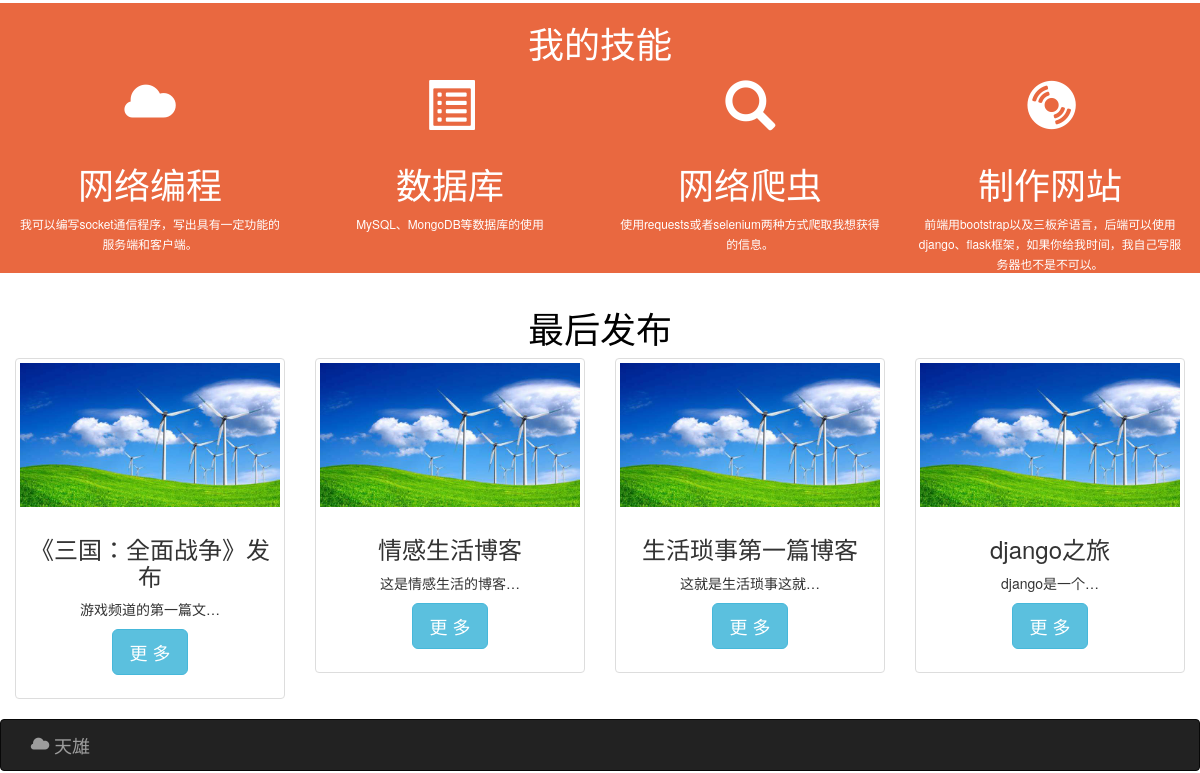
The app's page / (lower part), older data.
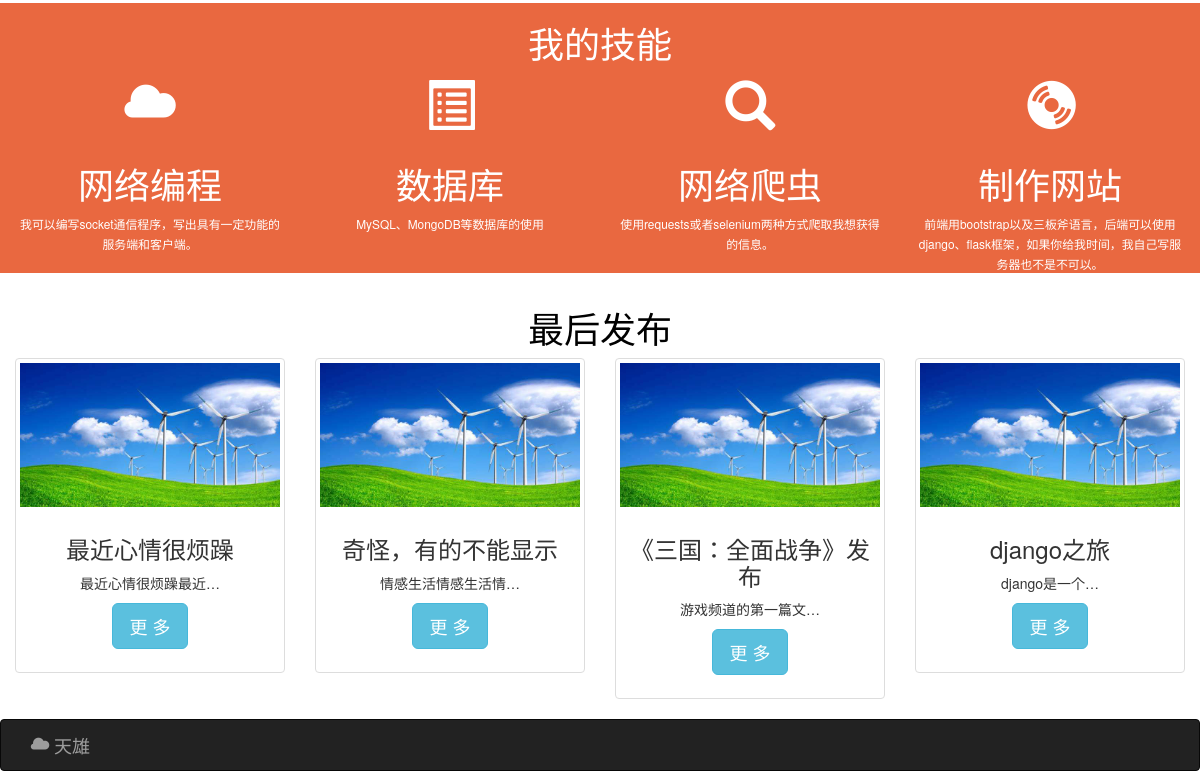
The same page, newer data.
### blog/models.py (models this page shows, shortened)
class Blog(models.Model):
    title = models.CharField(max_length=30)
    author = models.ForeignKey(
        User, on_delete=models.CASCADE, related_name="blogs")
    category = models.ForeignKey(
        Category, on_delete=models.CASCADE, related_name="blogs")
    body = models.TextField()
    published = models.DateTimeField(auto_now_add=True)
    see = models.IntegerField(default=0)
    class Meta:
        ordering = ["-published"]

### index/views.py (the view)
# urls.py: path('', index),
def index(request):
    categories = Category.objects.all()
    blogs = Blog.objects.all()
    context = dict()
    context['categories'] = categories
    blogNum = len(blogs)
    if blogNum >= 4:
        blogNum = 4
    context['blogNum'] = blogNum
    if len(blogs) > 4:
        blogs = blogs[0:4]
    context['blogs'] = blogs
    return render(request, 'index_cn.html', context=context)

### templates/index_cn.html (shortened to what this page needs)
{% extends "base_cn.html" %}
{% block content %}
<div class="container-fluid" style="margin-top: 15px;color: white;cursor:default;">
    <div class="row" style="background: #E96840;">
        <div class="col-md-12" style="color: white;">
            <h1 class="text-center">我的技能</h1>
        </div>
        <div class="col-md-3 text-center">
            <div style="font-size: 50px;">
                <span class="glyphicon glyphicon-cloud"></span>
            </div>
            <div>
                <h1>网络编程</h1>
                <small>我可以编写socket通信程序，写出具有一定功能的服务端和客户端。</small>
            </div>
        </div>
        <div class="col-md-3 text-center text-center">
            <div style="font-size: 50px;">
                <span class="glyphicon glyphicon-list-alt"></span>
            </div>
            <div>
                <h1>数据库</h1>
                <small>MySQL、MongoDB等数据库的使用</small>
            </div>
        </div>
        <div class="col-md-3 text-center text-center">
            <div style="font-size: 50px;">
                <span class="glyphicon glyphicon-search"></span>
            </div>
            <div>
                <h1>网络爬虫</h1>
                <small>使用requests或者selenium两种方式爬取我想获得的信息。</small>
            </div>
        </div>
        <div class="col-md-3 text-center text-center">
            <div style="font-size: 50px;">
                <span class="glyphicon glyphicon-cd"></span>
            </div>
            <div>
                <h1>制作网站</h1>
                <small>前端用bootstrap以及三板斧语言，后端可以使用django、flask框架，如果你给我时间，我自己写服务器也不是不可以。</small>
            </div>
        </div>
    </div>
    <div class="row" style="color: black;">
        <div class="col-md-12 text-center" style="margin-top: 15px;">
            <h1>最后发布</h1>
        </div>
    </div>
    <div class="row">
        {% ifequal blogNum 4 %}
        {% for blog in blogs %}
        <div class="col-md-3 text-center">
            <div class="thumbnail">
                <img src="/static/images/desktop.png" alt="...">
                <div class="caption">
                    <h3>{{blog.title}}</h3>
                    <p>{{blog.body|truncatechars:10}}</p>
                    <p><a href="#" class="btn btn-info btn-lg" role="button">更 多</a></p>
                </div>
            </div>
        </div>
        {% endfor %}
        {% endifequal %}
    </div>
</div>
{% endblock %}

### templates/base_cn.html (shortened to what this page needs)
<!DOCTYPE html>
<html lang="en">
<head>
    <link href="https://cdn.jsdelivr.net/npm/bootstrap@3.3.7/dist/css/bootstrap.min.css" rel="stylesheet">
</head>
<body>
    {% block content %}
    {% endblock %}
    {% include "footer_cn.html" %}
</body>
</html>

### templates/footer_cn.html
<nav class="navbar navbar-inverse" style="margin-bottom: 2px;">
    <div class="navbar-header col-md-3">
        <a class="navbar-brand" href="http://www.wangxiong.club"><span
                class="glyphicon glyphicon-cloud"></span>&nbsp;天雄</a>
    </div>
    <div class="col-md-4"></div>
</nav>

Row changes from the older to the newer data that the page shows:
removed Blog: title "情感生活博客", body "这是情感生活的博客…"
removed Blog: title "生活琐事第一篇博客", body "这就是生活琐事这就…"
added Blog: title "最近心情很烦躁", body "最近心情很烦躁最近…"
added Blog: title "奇怪，有的不能显示", body "情感生活情感生活情…"
